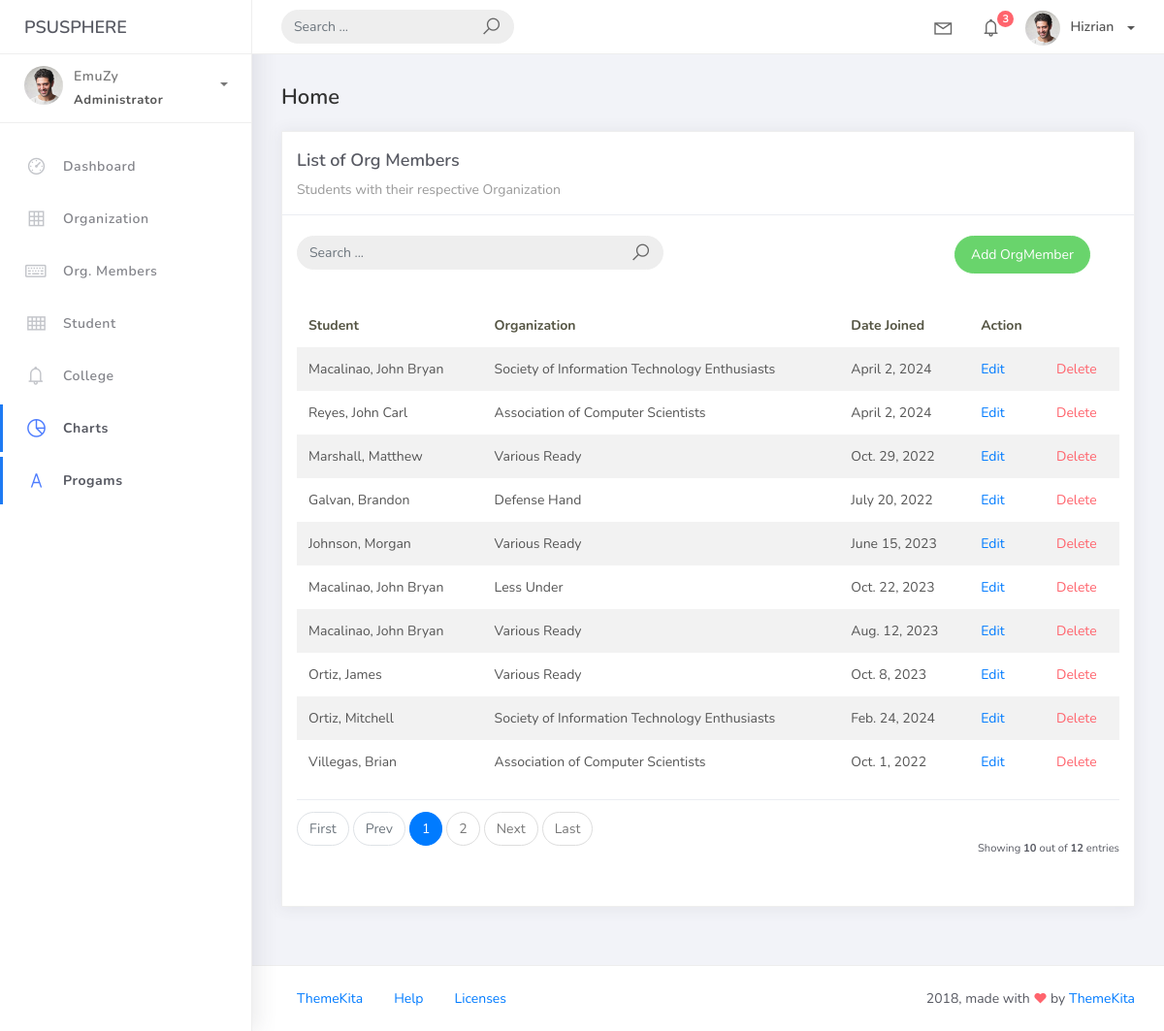
Page /orgmem_list on the committed database.
### studentorg/models.py (models this page shows)
class BaseModel(models.Model):
    create_at = models.DateTimeField(auto_now_add = True, db_index = True)
    update_at = models.DateTimeField(auto_now = True)
    class Meta:
        abstract = True

class OrgMember(BaseModel):
    student = models.ForeignKey(Student, on_delete = models.CASCADE)
    organization = models.ForeignKey(Organization, on_delete = models.CASCADE)
    date_joined = models.DateField()

class Student(BaseModel):
    student_id = models.CharField(max_length = 15)
    firstname = models.CharField(max_length = 25)
    lastname = models.CharField(max_length = 25)
    middlename = models.CharField(max_length = 25, blank = True, null = True)
    program = models.ForeignKey(Program, on_delete = models.CASCADE)
    def __str__(self):
        return f"{self.lastname}, {self.firstname}"

class Organization(BaseModel):
    name = models.CharField(max_length = 250)
    college = models.ForeignKey(College, null = True, blank = True, on_delete = models.CASCADE)
    description = models.CharField(max_length = 500)
    def __str__(self):
        return self.name

### studentorg/views.py (the view)
# urls.py: path('orgmem_list', OrgMemList.as_view(), name='orgmem-list'),
class OrgMemList(ListView):
    model = OrgMember
    context_object_name = 'orgmem'
    template_name = "orgmem_list.html"
    paginate_by = 10
    def get_queryset(self, *args, **kwargs):
        qs = super(OrgMemList, self).get_queryset(*args, **kwargs)
        if self.request.GET.get("q") != None:
            query = self.request.GET.get('q')
            qs = qs.filter(Q(student__lastname__icontains=query) |
            Q(student__firstname__icontains=query) |
            Q(date_joined__icontains=query) | Q(organization__name__icontains=query))
        return qs

### templates/orgmem_list.html
{% extends 'base.html' %} {% load static %} {% block content %}
<div class="content">
    <div class="container-fluid">
        <h4 class="page-title">Home</h4>
        <div class="row">
            <div class="col-md-12">
                <div class="card">
                    <div class="card-header">
                        <div class="card-title">List of Org Members</div>
                        <div class="card-category">Students with their respective Organization</div>
                    </div>
                    <br>
                        <div class="col-md-12 row">
                            <div class="col-md-6">
                                <form action="" class="navbar-left navbar-form nav-search mr-md-3" action="{% url 'orgmem-list' %}">
                                    <div class="input-group">
                                        <input type="text" placeholder="Search ..." class="form-control" name="q">
                                        <div class="input-group-append">
                                        <span class="input-group-text">
                                            <i class="la la-search search-icon"></i>
                                        </span>
                                        </div>
                                    </div>
                                </form>
                            </div>
                            <div class="col-md-6">
                                <div class="pull-right">
                                    <a href="{% url 'orgmem-add' %}" class="btn btn-success btn-rounded">Add OrgMember</a>
                                </div>
                            </div>
                        </div>
                    <div class="card-body">
                        <table class="table table-striped mt-3">
                            <thead>
                                <tr>
                                    <th scope="col">Student</th>
                                    <th scope="col">Organization</th>
                                    <th scope="col">Date Joined</th>
                                    <th scope="col">Action</th>
                                </tr>
                            </thead>
                            <tbody>
                                {% for object in object_list %}
                                <tr>
                                    <td>{{ object.student }}</td>
                                    <td>{{ object.organization }}</td>
                                    <td>{{ object.date_joined }}</td>
                                    <td><a href="orgmem_list/{{ object.id }}">Edit</a></td>
                                    <td><a href="orgmem_list/{{ object.id }}/delete" class="text-danger">Delete</a></td>
                                </tr>
                                {% empty %}
                                <tr>
                                    <td colspan="4" style="text-align: center">
                                    <p class="text-sm font-weight-bold mb-0">No Records Found</p>
                                    </td>
                                </tr>
                                {% endfor %}
                            </tbody>
                        </table>
                        {% include 'includes/pagination.html' %}
                    </div>
                </div>
            </div>
        </div>
    </div>
</div>
{% endblock %}

### rows in the picture
OrgMember: student "Macalinao, John Bryan", organization "Society of Information Technology Enthusiasts", date_joined "April 2, 2024"
OrgMember: student "Reyes, John Carl", organization "Association of Computer Scientists", date_joined "April 2, 2024"
OrgMember: student "Marshall, Matthew", organization "Various Ready", date_joined "Oct. 29, 2022"
OrgMember: student "Galvan, Brandon", organization "Defense Hand", date_joined "July 20, 2022"
OrgMember: student "Johnson, Morgan", organization "Various Ready", date_joined "June 15, 2023"
OrgMember: student "Macalinao, John Bryan", organization "Less Under", date_joined "Oct. 22, 2023"
OrgMember: student "Macalinao, John Bryan", organization "Various Ready", date_joined "Aug. 12, 2023"
OrgMember: student "Ortiz, James", organization "Various Ready", date_joined "Oct. 8, 2023"
OrgMember: student "Ortiz, Mitchell", organization "Society of Information Technology Enthusiasts", date_joined "Feb. 24, 2024"
OrgMember: student "Villegas, Brian", organization "Association of Computer Scientists", date_joined "Oct. 1, 2022"

### other values in the picture
{{ page_num }} "1"
{{ page_num }} "2"
{{ object_list.count }} "10"
{{ paginator.count }} "12"
